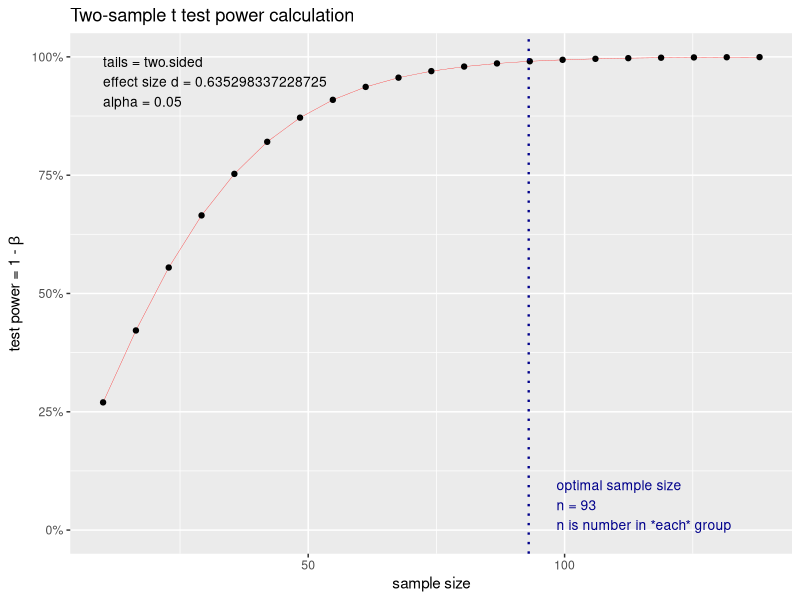

Source code (R):
df <- read.csv("ca3_dataset.csv")
str(df)
View(df)                                         
suraj <- subset(df, select = c(Statistical.Indicator, Dairy.products, Bakery.products))
View(suraj)
str(suraj)
suraj$Statistical.Indicator <- as.character(suraj$Statistical.Indicator)
View(suraj)
str(suraj)

normal_daru <- shapiro.test(suraj$Dairy.products)
normal_daru
normal_daru1 <- shapiro.test(suraj$Bakery.products)
normal_daru1


chisq.test(suraj$Dairy.products)
chisq.test(suraj$Bakery.products)


dhope1 <- mean(suraj$Dairy.products)
dhope1
dhope2 <- mean(suraj$Bakery.products)
dhope2

sd1 <- sd(suraj$Dairy.products)
sd1
sd2 <- sd(suraj$Bakery.products)
sd2
avg_sd = (sd1 + sd2)/2
avg_sd
delta1 <- (dhope1 - dhope2)/avg_sd
delta1

library(pwr)
power.t.test(delta = delta1, n = NULL, sig.level = 0.05, power = 0.90, type = "two.sample", alternative = "two.sided")
power_suraj <- pwr.t.test(d = delta1,
                          sig.level = 0.05,
                          power = 0.99,
                          type = "two.sample",
                          alternative = "two.sided")
power_suraj
plot(power_suraj)

cohen.ES(test = c("chisq"), size = c("small"))

res_suraj <- cor.test(suraj$Dairy.products, suraj$Bakery.products,
                      method = "spearman")
res_suraj
